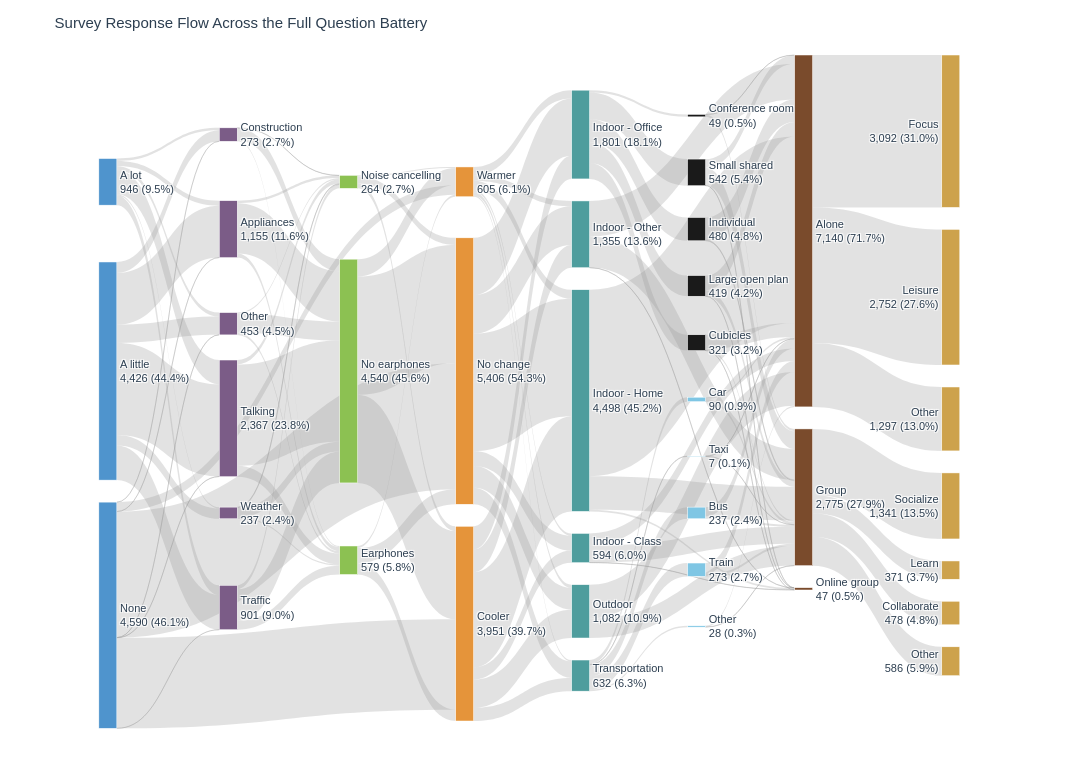

Write notebook code for a chart like this one.
### Markdown cell above
### Figure 8 · Survey response flow (Sankey)
*Paper §3.2 · ref C1*

The same responses shown as a **flow through the questions** makes the conditional structure explicit: each answer splits into the next question, conditional branches (noise kind, earphones) carry only the ~half of responses that reach them, and activity divides by *Alone* vs. *Group*. Ribbon widths are drawn to scale; the common home / solitary / *No change*–*Cooler* responses form the thick central spine.

> **Provenance note.** The manuscript's Figure 8 (`cozie-sankey-organized.png`) is a manually reorganized layout of this Sankey for readability. The cell below regenerates the **analytical source** (`survey_response_flow.pdf`), which is topologically identical; the hand-organized PNG the manuscript includes is left untouched.

### Code cell
# C1 · full survey-response flow (Sankey). Node order within each column follows the
# publication reference arrangement (top → bottom) so the default render is deterministic.
stages = {
    'noise_nearby': ['A lot', 'A little', 'None'],
    'noise_kind'  : ['Construction', 'Appliances', 'Other', 'Talking', 'Weather', 'Traffic'],
    'earphones'   : ['Noise cancelling', 'No earphones', 'Earphones'],
    'thermal'     : ['Warmer', 'No change', 'Cooler'],
    'location'    : ['Indoor - Office', 'Indoor - Other', 'Indoor - Home',
                     'Indoor - Class', 'Outdoor', 'Transportation'],
    'office'      : ['Conference room', 'Small shared', 'Individual', 'Large open plan', 'Cubicles'],
    'transport'   : ['Car', 'Taxi', 'Bus', 'Train', 'Other'],
    'social'      : ['Alone', 'Group', 'Online group'],
    'act_alone'   : ['Focus', 'Leisure', 'Other'],
    'act_group'   : ['Socialize', 'Learn', 'Collaborate', 'Other'],
}
count_col = {
    'noise_nearby': 'q_noise_nearby', 'noise_kind': 'q_noise_kind', 'earphones': 'q_earphones',
    'thermal': 'q_thermal_preference', 'location': 'q_location', 'office': 'q_location_office',
    'transport': 'q_location_transport', 'social': 'q_alone_group',
    'act_alone': 'q_activity_category_alone', 'act_group': 'q_activity_category_group',
}
# Each column is one x-position holding one or more stacked stages (top → bottom).
columns = [
    (0.02,  ['noise_nearby']),
    (0.155, ['noise_kind']),
    (0.29,  ['earphones']),
    (0.42,  ['thermal']),
    (0.55,  ['location']),
    (0.68,  ['office', 'transport']),
    (0.80,  ['social']),
    (0.965, ['act_alone', 'act_group']),
]
stage_color = {'noise_nearby': '#4F94CD', 'noise_kind': '#7B5C87', 'earphones': '#8CC152',
               'thermal': '#E5943A', 'location': '#4E9D9D', 'office': '#1A1A1A',
               'transport': '#7FC6E4', 'social': '#7A4B2C', 'act_alone': '#CDA24C', 'act_group': '#CDA24C'}
TOTAL = len(df)

def node_count(stage, val):
    return int((df[count_col[stage]] == val).sum())

labels, colors, xs, ys, idx = [], [], [], [], {}
for x, member_stages in columns:
    combined = [(s, v) for s in member_stages for v in stages[s]]  # stacked top → bottom
    n_comb = len(combined)
    for pos, (s, v) in enumerate(combined):
        y = 0.05 + 0.88 * (pos + 0.5) / n_comb
        c = node_count(s, v); pct = 100 * c / TOTAL
        idx[(s, v)] = len(labels)
        labels.append(f"{v}<br>{c:,} ({pct:.1f}%)")
        colors.append(stage_color[s]); xs.append(x); ys.append(y)

S, T, V = [], [], []
def add(gr, s_stage, s_col, t_stage, t_col):
    grp = gr.groupby([s_col, t_col]).size().reset_index(name='n')
    for _, r in grp.iterrows():
        if (s_stage, r[s_col]) in idx and (t_stage, r[t_col]) in idx:
            S.append(idx[(s_stage, r[s_col])]); T.append(idx[(t_stage, r[t_col])]); V.append(int(r['n']))

through = df[df['q_earphones'].notna()]
bypass  = df[df['q_earphones'].isna()]
add(through, 'noise_nearby', 'q_noise_nearby', 'noise_kind', 'q_noise_kind')
add(through, 'noise_kind', 'q_noise_kind', 'earphones', 'q_earphones')
add(through, 'earphones', 'q_earphones', 'thermal', 'q_thermal_preference')
add(bypass,  'noise_nearby', 'q_noise_nearby', 'thermal', 'q_thermal_preference')
add(df, 'thermal', 'q_thermal_preference', 'location', 'q_location')
office_rows = df[df['q_location'] == 'Indoor - Office']
trans_rows  = df[df['q_location'] == 'Transportation']
other_rows  = df[~df['q_location'].isin(['Indoor - Office', 'Transportation'])]
add(office_rows, 'location', 'q_location', 'office', 'q_location_office')
add(trans_rows,  'location', 'q_location', 'transport', 'q_location_transport')
add(office_rows, 'office', 'q_location_office', 'social', 'q_alone_group')
add(trans_rows,  'transport', 'q_location_transport', 'social', 'q_alone_group')
add(other_rows,  'location', 'q_location', 'social', 'q_alone_group')
alone_rows = df[df['q_alone_group'] == 'Alone']
group_rows = df[df['q_alone_group'] == 'Group']
add(alone_rows, 'social', 'q_alone_group', 'act_alone', 'q_activity_category_alone')
add(group_rows, 'social', 'q_alone_group', 'act_group', 'q_activity_category_group')

fig_sankey = go.Figure(go.Sankey(
    arrangement='snap',
    node=dict(pad=22, thickness=18, line=dict(color='white', width=0.5),
              label=labels, color=colors, x=xs, y=ys),
    link=dict(source=S, target=T, value=V, color='rgba(150,150,150,0.28)')))
fig_sankey.update_layout(
    title='Survey Response Flow Across the Full Question Battery',
    font=dict(size=11, family='Helvetica, Arial, sans-serif', color='#2c3e50'),
    paper_bgcolor='white', plot_bgcolor='white',
    width=1750, height=760, margin=dict(l=90, r=110, t=55, b=60))
fig_sankey.write_image(FIG_DIR / 'survey_response_flow.pdf', format='pdf', width=1750, height=760)
fig_sankey.show()
print(f"nodes: {len(labels)}  |  links: {len(S)}")

### Figure 1 — Plotly figure (JSON) as saved in the notebook; plotly's stock layout.template omitted (floating-point values rounded to 4 significant figures)
{"data": [{"arrangement": "snap", "link": {"color": "rgba(150,150,150,0.28)", "source": [1, 1, 1, 1, 1, 1, 0, 0, 0, 0, 0, 0, 2, 2, 2, 2, 2, 4, 4, 4, 3, 3, 3, 5, 5, 5, 6, 6, 6, 8, 8, 8, 7, 7, 7, 11, 11, 11, 10, 10, 10, 9, 9, 9, 2, 2, 2, 14, 14, 14, 14, 14, 14, 13, 13, 13, 13, 13, 13, 12, 12, 12, 12, 12, 12, 15, 15, 15, 15, 15, 20, 20, 20, 20, 20, 21, 21, 25, 25, 25, 23, 23, 24, 24, 24, 22, 22, 22, 28, 28, 26, 26, 30, 30, 27, 27, 29, 29, 18, 18, 18, 17, 17, 17, 16, 16, 16, 19, 19, 31, 31, 31, 32, 32, 32, 32], "target": [4, 3, 5, 6, 8, 7, 4, 3, 5, 6, 8, 7, 4, 3, 5, 6, 8, 11, 10, 9, 11, 10, 9, 11, 10, 9, 11, 10, 9, 11, 10, 9, 11, 10, 9, 14, 13, 12, 14, 13, 12, 14, 13, 12, 14, 13, 12, 18, 17, 15, 16, 19, 20, 18, 17, 15, 16, 19, 20, 18, 17, 15, 16, 19, 20, 21, 25, 23, 24, 22, 28, 26, 30, 27, 29, 31, 32, 31, 32, 33, 31, 32, 31, 32, 33, 31, 32, 33, 31, 32, 31, 32, 31, 32, 31, 32, 31, 32, 31, 32, 33, 31, 32, 33, 31, 32, 33, 31, 32, 34, 35, 36, 39, 38, 40, 37], "value": [1050, 222, 370, 1870, 705, 209, 102, 50, 81, 492, 194, 27, 3, 1, 1, 5, 1, 85, 1019, 51, 23, 245, 5, 45, 386, 21, 221, 2055, 91, 180, 639, 81, 25, 196, 15, 230, 307, 42, 1787, 2401, 352, 99, 144, 21, 1835, 2554, 190, 245, 1931, 472, 462, 575, 266, 303, 2383, 1159, 784, 443, 334, 46, 184, 170, 109, 64, 32, 49, 321, 472, 419, 540, 236, 90, 28, 7, 271, 3, 46, 283, 35, 3, 454, 18, 297, 121, 1, 176, 360, 4, 197, 39, 35, 55, 23, 5, 4, 3, 224, 47, 249, 342, 3, 3784, 680, 34, 724, 629, 2, 687, 395, 3092, 2751, 1297, 478, 371, 586, 1340]}, "node": {"color": ["#4F94CD", "#4F94CD", "#4F94CD", "#7B5C87", "#7B5C87", "#7B5C87", "#7B5C87", "#7B5C87", "#7B5C87", "#8CC152", "#8CC152", "#8CC152", "#E5943A", "#E5943A", "#E5943A", "#4E9D9D", "#4E9D9D", "#4E9D9D", "#4E9D9D", "#4E9D9D", "#4E9D9D", "#1A1A1A", "#1A1A1A", "#1A1A1A", "#1A1A1A", "#1A1A1A", "#7FC6E4", "#7FC6E4", "#7FC6E4", "#7FC6E4", "#7FC6E4", "#7A4B2C", "#7A4B2C", "#7A4B2C", "#CDA24C", "#CDA24C", "#CDA24C", "#CDA24C", "#CDA24C", "#CDA24C", "#CDA24C"], "label": ["A lot<br>946 (9.5%)", "A little<br>4,426 (44.4%)", "None<br>4,590 (46.1%)", "Construction<br>273 (2.7%)", "Appliances<br>1,155 (11.6%)", "Other<br>453 (4.5%)", "Talking<br>2,367 (23.8%)", "Weather<br>237 (2.4%)", "Traffic<br>901 (9.0%)", "Noise cancelling<br>264 (2.7%)", "No earphones<br>4,540 (45.6%)", "Earphones<br>579 (5.8%)", "Warmer<br>605 (6.1%)", "No change<br>5,406 (54.3%)", "Cooler<br>3,951 (39.7%)", "Indoor - Office<br>1,801 (18.1%)", "Indoor - Other<br>1,355 (13.6%)", "Indoor - Home<br>4,498 (45.2%)", "Indoor - Class<br>594 (6.0%)", "Outdoor<br>1,082 (10.9%)", "Transportation<br>632 (6.3%)", "Conference room<br>49 (0.5%)", "Small shared<br>542 (5.4%)", "Individual<br>480 (4.8%)", "Large open plan<br>419 (4.2%)", "Cubicles<br>321 (3.2%)", "Car<br>90 (0.9%)", "Taxi<br>7 (0.1%)", "Bus<br>237 (2.4%)", "Train<br>273 (2.7%)", "Other<br>28 (0.3%)", "Alone<br>7,140 (71.7%)", "Group<br>2,775 (27.9%)", "Online group<br>47 (0.5%)", "Focus<br>3,092 (31.0%)", "Leisure<br>2,752 (27.6%)", "Other<br>1,297 (13.0%)", "Socialize<br>1,341 (13.5%)", "Learn<br>371 (3.7%)", "Collaborate<br>478 (4.8%)", "Other<br>586 (5.9%)"], "line": {"color": "white", "width": 0.5}, "pad": 22, "thickness": 18, "x": [0.02, 0.02, 0.02, 0.155, 0.155, 0.155, 0.155, 0.155, 0.155, 0.29, 0.29, 0.29, 0.42, 0.42, 0.42, 0.55, 0.55, 0.55, 0.55, 0.55, 0.55, 0.68, 0.68, 0.68, 0.68, 0.68, 0.68, 0.68, 0.68, 0.68, 0.68, 0.8, 0.8, 0.8, 0.965, 0.965, 0.965, 0.965, 0.965, 0.965, 0.965], "y": [0.1967, 0.49, 0.7833, 0.1233, 0.27, 0.4167, 0.5633, 0.71, 0.8567, 0.1967, 0.49, 0.7833, 0.1967, 0.49, 0.7833, 0.1233, 0.27, 0.4167, 0.5633, 0.71, 0.8567, 0.094, 0.182, 0.27, 0.358, 0.446, 0.534, 0.622, 0.71, 0.798, 0.886, 0.1967, 0.49, 0.7833, 0.1129, 0.2386, 0.3643, 0.49, 0.6157, 0.7414, 0.8671]}, "type": "sankey"}], "layout": {"font": {"color": "#2c3e50", "family": "Helvetica, Arial, sans-serif", "size": 11}, "height": 760, "margin": {"b": 60, "l": 90, "r": 110, "t": 55}, "paper_bgcolor": "white", "plot_bgcolor": "white", "title": {"text": "Survey Response Flow Across the Full Question Battery"}, "width": 1750}}
